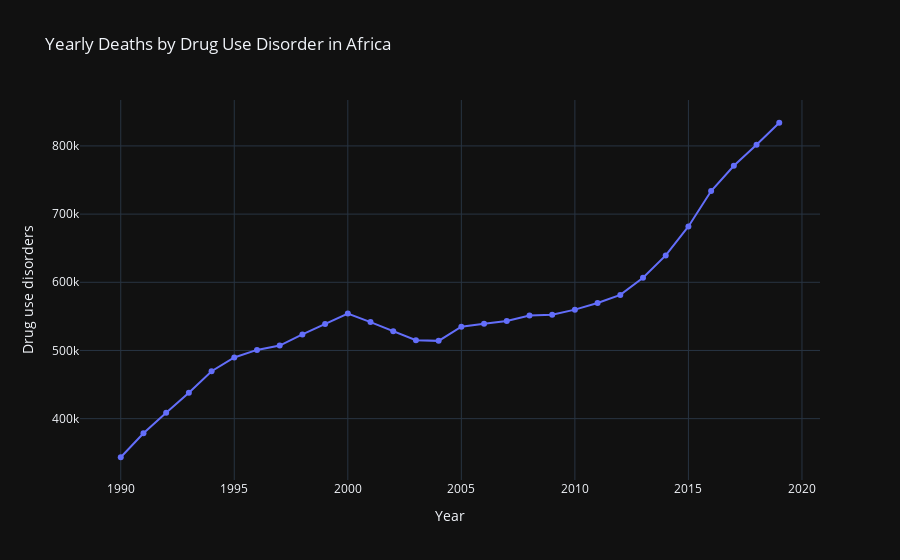

Notebook code for this chart:
### Markdown cell above
From the below line plot, we can see that number of death by drugs use has been increasing for the past decade. Compared to the previous cause, there are larger number of deaths in this category. The last data point reveals that 833,990 people have died as a result of drug use in 2019. 

Which country is contributing to this? When will the number start decreasing? Further analysis can be done to answer this questions and others.

The second question is more of machine learning which is outside this scope. Let's look at the top 5 countries in this cause of death category (Drug Use)

### Code cell
yearly_drugUse = nod_by_cause.groupby('Year', as_index=False)['Drug use disorders'].sum()
line_plot(yearly_drugUse, 'Yearly Deaths by Drug Use Disorder in Africa')

### Figure 1 — Plotly figure (JSON) as saved in the notebook; plotly's stock layout.template omitted (floating-point values rounded to 4 significant figures)
{"data": [{"hovertemplate": "Year=%{x}<br>Drug use disorders=%{y}<extra></extra>", "legendgroup": "", "line": {"color": "#636efa", "dash": "solid"}, "marker": {"symbol": "circle"}, "mode": "markers+lines", "name": "", "orientation": "v", "showlegend": false, "type": "scatter", "x": [1990, 1991, 1992, 1993, 1994, 1995, 1996, 1997, 1998, 1999, 2000, 2001, 2002, 2003, 2004, 2005, 2006, 2007, 2008, 2009, 2010, 2011, 2012, 2013, 2014, 2015, 2016, 2017, 2018, 2019], "xaxis": "x", "y": [343382, 378610, 408787, 438126, 469553, 489713, 500820, 507177, 523596, 538814, 554268, 541595, 528029, 515030, 514077, 534946, 539193, 543334, 551167, 552312, 559866, 569553, 581517, 606634, 639440, 681838, 733765, 770900, 801612, 833990], "yaxis": "y"}], "layout": {"legend": {"tracegroupgap": 0}, "title": {"text": "Yearly Deaths by Drug Use Disorder in Africa"}, "width": 900, "xaxis": {"anchor": "y", "domain": [0, 1], "title": {"text": "Year"}}, "yaxis": {"anchor": "x", "domain": [0, 1], "title": {"text": "Drug use disorders"}}}}
